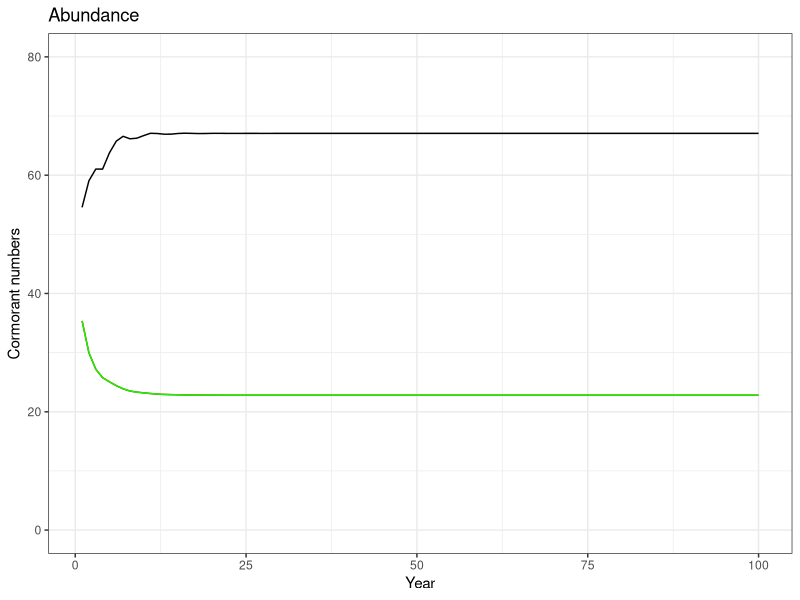

This chart was generated by the following R code:
# Assignment 2.1.3b Using Third model - meta-population with age structure
# Three sub-populations, different dynamics

#################################
#Answers to questions:
# Part 1 - no movement: sup pop 1 new eqm is 67.1
# Part 2 - sup pop 1 is source:
#move <- t(array(c(.8,.1,.1,
#                  0,1,0,
#                  0,0,1), dim = c(3,3)))
# similar to 2.1.3a part 3, sub pop 1 eqm much lower (35.3); other sub-pops slightly higher 29.0
# than for Part 1
#Part 3 - sub pop 2 is source:
#move <- t(array(c(1,0,0,
#                  .1,.8,.1,
#                  0,0,1), dim = c(3,3)))
# sub pop 1 returns to eqm of 69; sup pop 2 drops to 7.67; sub pop 3 goes to 24.8
# sub pop 3 result makes sense because sup pop 2 adds less to sub pop 3 in this case
# than sub pop 1 did in the Part 2 case, so eqm is lower
#################################


# Step 1: Create an array of initial numbers at age, by sub-population
# Note that R normally has "1" as the first index of a vector, so 
#  for us Birds[1] is actually age 0 birds...

birds <- array(c(15,15,15,
                 10,10,10,
                 5,5,5,
                 3,3,3,
                 10,10,10),
               dim=(c(3,5)))

# Step 2: Define variables for birth and death processes (same as First_Model!)
# for this Assignment we need to make the birth and death parameters vectors to
# distinguish among sub-populations
a <- rep(2,3)  
b <- rep(.0046,3)
c <- rep(1,3)
d <- rep(50,3)

#Try a larger max birth rate and a less sensitive max death rate for pop 1
a[1] <- 4
d[1] <- 100

# Step 3: Create a movement matrix - initially set movement to zero
move <- t(array(c(1,0,0,
                  0,1,0,
                  0,0,1), dim = c(3,3))) # NB - transposed to make code look like result

# Step 4: Set up containers for time series of numbers
birds_over_time <- array(0,dim=c(3,5,100))
sub_pop_over_time <- array(0,dim=c(3,100))

# Step 5: Start the main simulation loop over time
for (i in 1:100) {   # we will run the model for 100 time steps
  # Step 6: For each sub-population...

  # Step 7: Move birds among sub-populations (tautology part 1)
    for (k in 1:5) {  # ages
      birds[,k] <- colSums(birds[,k]*move) # Sums birds coming to each subpop from other subpops, including those that stay
    }

  for (j in 1:3) { # loop over sub-populations 
  # Step 8: Calculate the birth and death rates according to our dynamic processes
  births_per_female <- a[j] * exp(-b[j] * sum(birds[j,4:5]))  # only mature (age 3,4+) birds affect birth rate
  deaths_per_capita <- c[j] * sum(birds[j,]) / (d[j] + sum(birds[j,]))  # all birds affect death rate
  
  # Convert rates to actual numbers
  births <- births_per_female * sum(birds[j,4:5]) / 2  # divide by 2 because per female, only age 3 and older are mature
  deaths <- deaths_per_capita * birds[j,]   # note: deaths will be a vector by age, just like birds

  # Step 9: Now tautology part 2
  # First the plus group: subtract deaths for the oldest two age groups
  birds[j,5] <- birds[j,5] + birds[j,4] - deaths[5] - deaths[4]
  # Next the remaining ages except babies, working backwards
  for (k in 4:2) { #loop backwards over ages
    birds[j,k] <- birds[j,k-1] - deaths[k-1]
  }
  # Step 10: Finally, the babies
  birds[j,1] <- births  
   
# Step 11: Update the vectors of numbers and rates
birds_over_time[j,,i] <- birds[j,]
sub_pop_over_time[j,i] <- sum(birds_over_time[j,,i])


# close the time loop
  }}

# Step 12: Plot the results
library(ggplot2)
x <- seq(from=1,to=100)
Number_plot <- ggplot() +
  geom_line(mapping=aes(x=x,y=sub_pop_over_time[1,])) +
  geom_line(mapping=aes(x=x,y=sub_pop_over_time[2,]),
            color="red") +
  geom_line(mapping=aes(x=x,y=sub_pop_over_time[3,]),
            color="green") +
    labs(title = "Abundance",
       x = "Year",
       y = "Cormorant numbers") +
  coord_cartesian(ylim=c(0,80)) +
  theme_bw()
plot(Number_plot)
